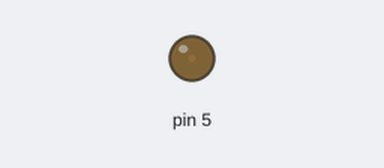
Recording of a sketch running on a simulated Arduino Uno, built with avr-gcc and run on an emulated ATmega328P. Parts: output pins drawn as LEDs (lit = HIGH). What the sketch prints to the serial monitor is not drawn.

Above: at 0.1 s.
At 0.75 s:
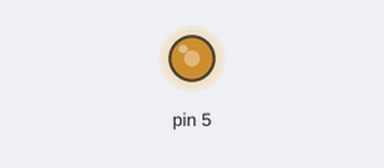
At 1.15 s:
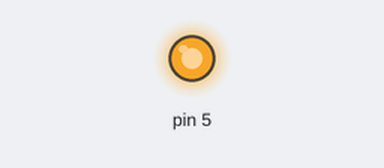
At 2.25 s:
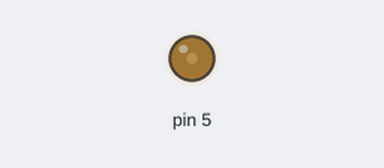
Timing chart, 0 to 6.0 s (numbered marks = the images above):
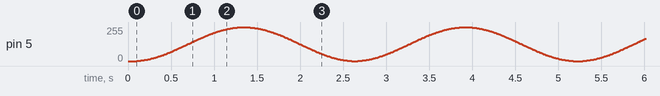

The sketch:

SineFade.ino
```cpp
/*
  Sine fade
  Produces a sinusoidal fade curve

  to change from 10-bit resolution to 8, change the resolution variable
  and comment out the analogWriteResolution() command

  created 30 Jan 2019
  modified 31 May 2023
  by Tom Igoe and lighting & interactivity 2019 class
*/

// number of steps = 2^PWM resolution:
const int steps = 256;
// change between steps:
int change = 1;
// current level:
int currentLevel = 1;
// pre-calculated PWM levels:
int levelTable[steps];

void setup() {
  Serial.begin(9600);
  // wait for serial monitor to open:
  if (!Serial) delay(3000);
  // pre-calculate the PWM levels from the formula:
  fillLevelTable();
  // initialize digital pin 5 as an output:
  pinMode(5, OUTPUT);
}

void loop() {
  // decrease or increase by 1 point each time
  // if at the bottom or top, change the direction:
  if (currentLevel <= 0 || currentLevel >= steps - 1) {
    change = -change;
  }
  currentLevel += change;

  //PWM output the result:
  analogWrite(5, levelTable[currentLevel]);
  delay(10);
  Serial.println(levelTable[currentLevel]);
}

void fillLevelTable() {
  // iterate over the array and calculate the right value for it:
  for (int l = 0; l < steps; l++) {
    // map input to a 0-360 range:
    int angle = map(l, 0, steps, 0, 360);
    // convert to radians:
    float lightLevel = angle * PI / 180;
    // now subtract PI/2 to offset by 90 degrees, so yuu can start fade at 0:
    lightLevel -= PI / 2;
    // get the sine of that:
    lightLevel = sin(lightLevel);
    // now you have -1 to 1. Add 1 to get 0 to 2:
    lightLevel += 1;
    // multiply to get 0-255:
    lightLevel *= (steps - 1) / 2;
    // put it in the array:
    levelTable[l] = int(lightLevel);
  }
}
```
